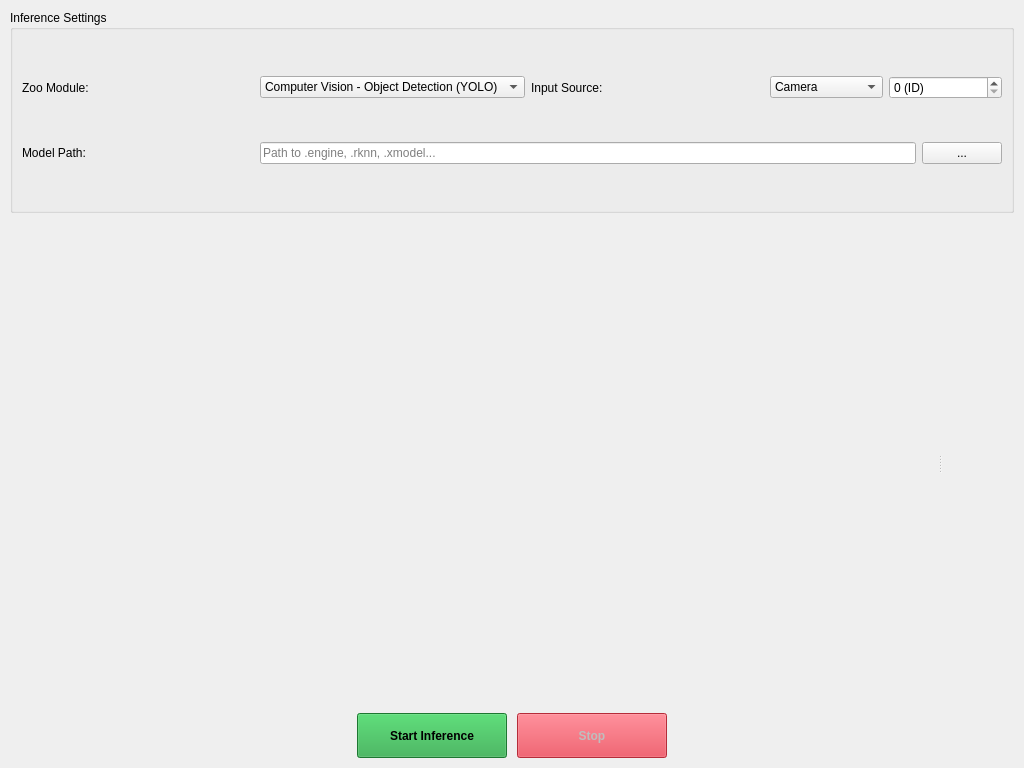
<?xml version="1.0" encoding="UTF-8"?>
<ui version="4.0">
    <class>ZooView</class>
    <widget class="QWidget" name="ZooView">
        <property name="geometry">
            <rect>
                <x>0</x>
                <y>0</y>
                <width>1024</width>
                <height>768</height>
            </rect>
        </property>
        <layout class="QVBoxLayout" name="verticalLayout">
            <property name="spacing">
                <number>10</number>
            </property>
            <property name="leftMargin">
                <number>10</number>
            </property>
            <property name="topMargin">
                <number>10</number>
            </property>
            <property name="rightMargin">
                <number>10</number>
            </property>
            <property name="bottomMargin">
                <number>10</number>
            </property>

            <!-- Configuration Section -->
            <item>
                <widget class="QGroupBox" name="grpConfig">
                    <property name="title">
                        <string>Inference Settings</string>
                    </property>
                    <property name="maximumHeight">
                        <number>120</number>
                    </property>
                    <layout class="QGridLayout" name="gridLayout">

                        <!-- Row 1: Task Selection -->
                        <item row="0" column="0">
                            <widget class="QLabel" name="labelTask">
                                <property name="text">
                                    <string>Zoo Module:</string>
                                </property>
                            </widget>
                        </item>
                        <item row="0" column="1">
                            <widget class="QComboBox" name="cmbZooModule">
                                <item>
                                    <property name="text">
                                        <string>Computer Vision - Object Detection (YOLO)</string>
                                    </property>
                                </item>
                                <item>
                                    <property name="text">
                                        <string>Computer Vision - Face Mesh</string>
                                    </property>
                                </item>
                                <item>
                                    <property name="text">
                                        <string>Computer Vision - Anomaly Detection</string>
                                    </property>
                                </item>
                                <item>
                                    <property name="text">
                                        <string>Security - License Plate Recognition</string>
                                    </property>
                                </item>
                                <item>
                                    <property name="text">
                                        <string>Medical - Tumor Detector</string>
                                    </property>
                                </item>
                            </widget>
                        </item>

                        <!-- Row 1: Input Source -->
                        <item row="0" column="2">
                            <widget class="QLabel" name="labelInput">
                                <property name="text">
                                    <string>Input Source:</string>
                                </property>
                            </widget>
                        </item>
                        <item row="0" column="3">
                            <layout class="QHBoxLayout" name="horizontalLayoutInput">
                                <item>
                                    <widget class="QComboBox" name="cmbInputType">
                                        <item>
                                            <property name="text">
                                                <string>Camera</string>
                                            </property>
                                        </item>
                                        <item>
                                            <property name="text">
                                                <string>Video File</string>
                                            </property>
                                        </item>
                                        <item>
                                            <property name="text">
                                                <string>Image File</string>
                                            </property>
                                        </item>
                                    </widget>
                                </item>
                                <item>
                                    <widget class="QSpinBox" name="spinCameraId">
                                        <property name="suffix">
                                            <string> (ID)</string>
                                        </property>
                                    </widget>
                                </item>
                            </layout>
                        </item>

                        <!-- Row 2: Model Path -->
                        <item row="1" column="0">
                            <widget class="QLabel" name="labelModel">
                                <property name="text">
                                    <string>Model Path:</string>
                                </property>
                            </widget>
                        </item>
                        <item row="1" column="1" colspan="3">
                            <layout class="QHBoxLayout" name="horizontalLayoutModel">
                                <item>
                                    <widget class="QLineEdit" name="lineEditModel">
                                        <property name="placeholderText">
                                            <string>Path to .engine, .rknn, .xmodel...</string>
                                        </property>
                                    </widget>
                                </item>
                                <item>
                                    <widget class="QPushButton" name="btnBrowseModel">
                                        <property name="text">
                                            <string>...</string>
                                        </property>
                                        <property name="maximumWidth">
                                            <number>40</number>
                                        </property>
                                    </widget>
                                </item>
                            </layout>
                        </item>

                    </layout>
                </widget>
            </item>

            <!-- Main Content Area (Splitter) -->
            <item>
                <widget class="QSplitter" name="splitter">
                    <property name="orientation">
                        <enum>Qt::Horizontal</enum>
                    </property>

                    <!-- Left: OpenGL Video Display -->
                    <widget class="VideoDisplay" name="videoDisplay" native="true">
                        <property name="minimumSize">
                            <size>
                                <width>640</width>
                                <height>480</height>
                            </size>
                        </property>
                        <property name="sizePolicy">
                            <sizepolicy hsizetype="Expanding" vsizetype="Expanding">
                                <horstretch>2</horstretch>
                                <verstretch>0</verstretch>
                            </sizepolicy>
                        </property>
                    </widget>

                    <!-- Right: Results Table -->
                    <widget class="ResultsPanel" name="resultsPanel" native="true">
                        <property name="sizePolicy">
                            <sizepolicy hsizetype="Preferred" vsizetype="Expanding">
                                <horstretch>1</horstretch>
                                <verstretch>0</verstretch>
                            </sizepolicy>
                        </property>
                    </widget>

                </widget>
            </item>

            <!-- Control Bar -->
            <item>
                <layout class="QHBoxLayout" name="horizontalLayoutControls">
                    <item>
                        <spacer name="horizontalSpacer">
                            <property name="orientation">
                                <enum>Qt::Horizontal</enum>
                            </property>
                            <property name="sizeHint" stdset="0">
                                <size>
                                    <width>40</width>
                                    <height>20</height>
                                </size>
                            </property>
                        </spacer>
                    </item>
                    <item>
                        <widget class="QPushButton" name="btnStart">
                            <property name="minimumSize">
                                <size>
                                    <width>150</width>
                                    <height>45</height>
                                </size>
                            </property>
                            <property name="text">
                                <string>Start Inference</string>
                            </property>
                            <property name="icon">
                                <iconset theme="media-playback-start"/>
                            </property>
                            <property name="styleSheet">
                                <string notr="true">background-color: #28a745; font-weight: bold;</string>
                            </property>
                        </widget>
                    </item>
                    <item>
                        <widget class="QPushButton" name="btnStop">
                            <property name="enabled">
                                <bool>false</bool>
                            </property>
                            <property name="minimumSize">
                                <size>
                                    <width>150</width>
                                    <height>45</height>
                                </size>
                            </property>
                            <property name="text">
                                <string>Stop</string>
                            </property>
                            <property name="icon">
                                <iconset theme="media-playback-stop"/>
                            </property>
                            <property name="styleSheet">
                                <string notr="true">background-color: #dc3545; font-weight: bold;</string>
                            </property>
                        </widget>
                    </item>
                    <item>
                        <spacer name="horizontalSpacer_2">
                            <property name="orientation">
                                <enum>Qt::Horizontal</enum>
                            </property>
                            <property name="sizeHint" stdset="0">
                                <size>
                                    <width>40</width>
                                    <height>20</height>
                                </size>
                            </property>
                        </spacer>
                    </item>
                </layout>
            </item>

        </layout>
    </widget>

    <!-- Promoted Widgets Mapping -->
    <customwidgets>
        <!-- Maps 'VideoDisplay' class in XML to header file -->
        <customwidget>
            <class>VideoDisplay</class>
            <extends>QWidget</extends>
            <header>../widgets/video_display.h</header>
            <container>1</container>
        </customwidget>

        <!-- Maps 'ResultsPanel' class in XML to header file -->
        <customwidget>
            <class>ResultsPanel</class>
            <extends>QWidget</extends>
            <header>../widgets/results_panel.h</header>
            <container>1</container>
        </customwidget>
    </customwidgets>

    <resources/>
    <connections/>
</ui>
